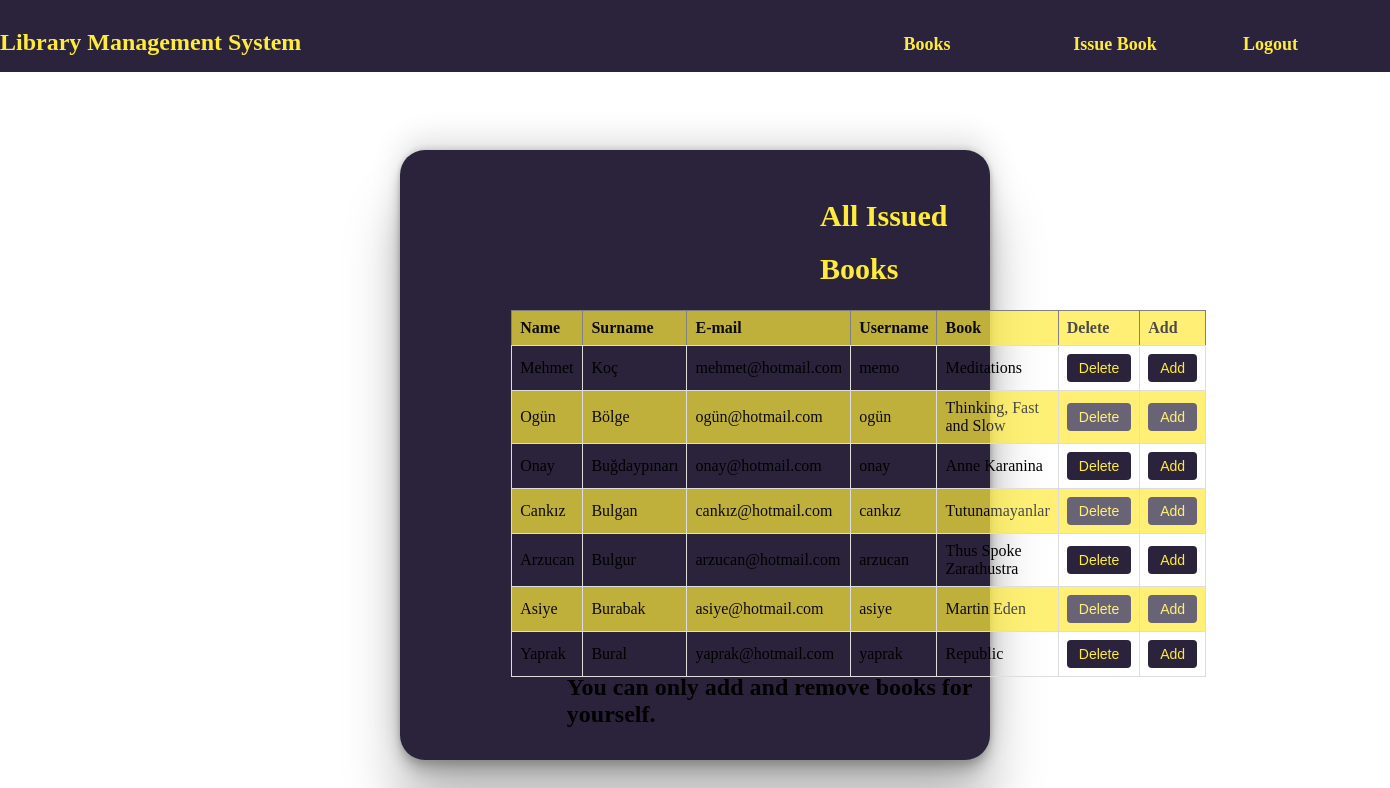
Page /issue on the committed database.
### libraryapp/models.py (models this page shows, shortened)
class Users(models.Model):
    name = models.CharField(max_length=50)
    surname = models.CharField(max_length=50)
    email = models.CharField(max_length=50)
    username = models.CharField(max_length=50)
    password = models.CharField(max_length=50)
    books=models.ForeignKey(Books,on_delete=models.CASCADE,null=True)

class Books(models.Model):
    name = models.CharField(max_length=50)
    def __str__(self):
          return self.name

### libraryapp/views.py (the view)
# urls.py: path('issue', views.issue, name='issue'),
def issue(request):
    users = Users.objects.all()
    return render(request, 'issue.html', {'users': users})

### templates/issue.html (shortened to what this page needs)
{% extends 'layout.html' %}
{% load static %}
{% block css_files %}
    <link rel="stylesheet" href="{% static 'css/style2.css' %}">
{% endblock %}
{% block content %}
<div class="container">
    <div class="sol">
        <h1>Library Management System</h1>
    </div>
    <div class="sağ">
        <div class="Admin">
                <a class="memo" href="{% url 'books' %}">Books</a>
        </div>
        <div class="Register">
            <a class="memo" href="{% url 'issue' %}">Issue Book</a>
        </div>
        <div class="Student">
            <a class="memo" href="{% url 'logout' %}">Logout</a>
        </div>
    </div>
</div>
<div class="registerpanel">
        <div class="registertext">
            <h1 id="registertext">All Issued Books</h1>
        </div>
        <table border="1" width="70%" class="table">
            <thead>
                <tr>
                    <th>Name</th>
                    <th>Surname</th>
                    <th>E-mail</th>
                    <th>Username</th>
                    <th>Book</th>
                    <th>Delete</th>
                    <th>Add</th>
                </tr>
            </thead>
            <tbody>
                {% for user in users %}
                <tr>
                    <td>{{ user.name }}</td>
                    <td>{{ user.surname }}</td>
                    <td>{{ user.email }}</td>
                    <td>{{ user.username }}</td>
                    <td>{{ user.books }}</td>
                    <td>
                        <form method="POST" action="{% url 'index' %}">
                            <button type="submit" class="delete-btn">Delete</button>
                        </form>
                    </td>
                    <td>
                        <form method="POST" action="{% url 'index' %}">
                            <button type="submit" class="add-btn">Add</button>
                        </form>
                    </td>
                </tr>
                {% endfor %}
            </tbody>
        </table>
        <h2 class="Warning">You can only add and remove books for yourself.</h2>
</div>
{% endblock %}

### templates/layout.html (shortened to what this page needs)
<!DOCTYPE html>
<html lang="en">
<head>
    {% block css_files %}{% endblock %}
</head>
<body>
    {% block content %} {% endblock %}
</body>
</html>

### libraryapp/static/css/style2.css (style rules this page uses)
body { background-size: cover; background-image: url("/static/images/foto.jpg"); }
.Warning { font-family: "Copperplate Gothic Light"; position: absolute; top: 63vh; left: 12vw; }
.add-btn { background-color: #2a233b; border: none; color: #ffeb3b; padding: 6px 12px; text-align: center; text-decoration: none; display: inline-block; font-size: 14px; border-radius: 4px; cursor: pointer; }
.delete-btn { background-color: #2a233b; border: none; color: #ffeb3b; padding: 6px 12px; text-align: center; text-decoration: none; display: inline-block; font-size: 14px; border-radius: 4px; cursor: pointer; }
.table { border-collapse: collapse; width: 70%; position: absolute; top: 20vh; left: 8vw; font-family: "Copperplate Gothic Light"; }
.table th, .table td { padding: 8px; text-align: left; vertical-align: middle; }
.table th { background-color: #ffeb3b; font-weight: bold; opacity: 70%; }
.table tbody tr:nth-child(even) { background-color: #ffeb3b; opacity: 70%; }
.table td { border: 1px solid #ddd; }
#registertext { position: absolute; color: #ffeb3b; left: 420px; top: 20px; font-family: "Copperplate Gothic Light"; font-size: 30px; font-style: normal; font-variant: normal; font-weight: 700; line-height: 52.8px; }
.registerpanel { background-color: #2a233b; position: absolute; top: 150px; bottom: 40px; right: 400px; left:400px; border-radius: 25px; box-shadow: rgba(0, 0, 0, 0.25) 0px 54px 55px, rgba(0, 0, 0, 0.12) 0px -12px 30px, rgba(0, 0, 0, 0.12) 0px 4px 6px, rgba(0, 0, 0, 0.17) 0px 12px 13px, rgba(0, 0, 0, 0.09) 0px -3px 5px; }
.container { background-color: #2a233b; height: 9vh; position: absolute; top: 0px; left: 0px; right: 0px; color: #ffeb3b; }
.memo { text-decoration: none; color: #ffeb3b; font-size: large; position: relative; top: 10px; }
.sol { font-family: "Copperplate Gothic Light"; font-size: 12px; font-style: normal; font-variant: normal; font-weight: 700; line-height: 52.8px; }
.sağ { width: 50vw; position: absolute; left: 65vw; color:#ffeb3b; top: 0px; font-family: "Copperplate Gothic Light"; font-size: 12px; font-style: normal; font-variant: normal; font-weight: 700; line-height: 52.8px; }
.Admin { display: inline-block; width: 12vw; position: relative; top: 8px; }
.Register { display: inline-block; width: 12vw; position: relative; top: 8px; }
.Student { display: inline-block; width: 12vw; position: relative; top: 8px; }

### rows in the picture
Users: name "Mehmet", surname "Koç", email "mehmet@hotmail.com", username "memo", books "Meditations"
Users: name "Ogün", surname "Bölge", email "ogün@hotmail.com", username "ogün", books "Thinking, Fast and Slow"
Users: name "Onay", surname "Buğdaypınarı", email "onay@hotmail.com", username "onay", books "Anne Karanina"
Users: name "Cankız", surname "Bulgan", email "cankız@hotmail.com", username "cankız", books "Tutunamayanlar"
Users: name "Arzucan", surname "Bulgur", email "arzucan@hotmail.com", username "arzucan", books "Thus Spoke Zarathustra"
Users: name "Asiye", surname "Burabak", email "asiye@hotmail.com", username "asiye", books "Martin Eden"
Users: name "Yaprak", surname "Bural", email "yaprak@hotmail.com", username "yaprak", books "Republic"
